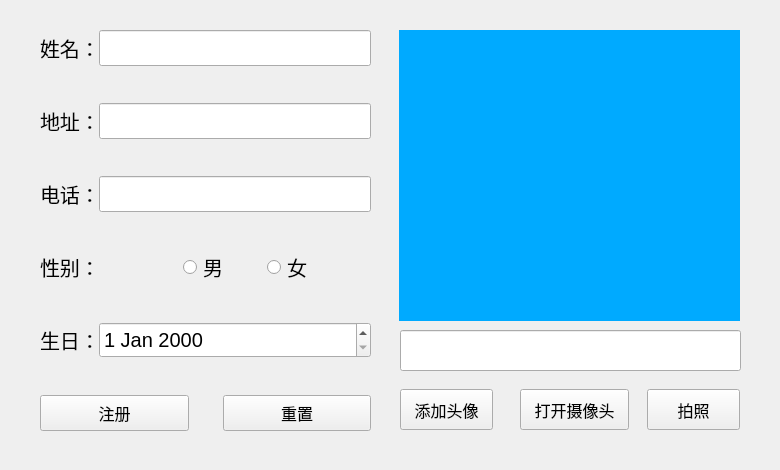
<?xml version="1.0" encoding="UTF-8"?>
<ui version="4.0">
 <class>RegisterWin</class>
 <widget class="QWidget" name="RegisterWin">
  <property name="geometry">
   <rect>
    <x>0</x>
    <y>0</y>
    <width>780</width>
    <height>470</height>
   </rect>
  </property>
  <property name="windowTitle">
   <string>Form</string>
  </property>
  <widget class="QLabel" name="headpicLb">
   <property name="geometry">
    <rect>
     <x>399</x>
     <y>30</y>
     <width>341</width>
     <height>291</height>
    </rect>
   </property>
   <property name="sizePolicy">
    <sizepolicy hsizetype="Preferred" vsizetype="Expanding">
     <horstretch>0</horstretch>
     <verstretch>0</verstretch>
    </sizepolicy>
   </property>
   <property name="styleSheet">
    <string notr="true">background-color: rgb(0, 170, 255);</string>
   </property>
   <property name="text">
    <string/>
   </property>
  </widget>
  <widget class="QPushButton" name="videoswitchBt">
   <property name="geometry">
    <rect>
     <x>520</x>
     <y>389</y>
     <width>109</width>
     <height>41</height>
    </rect>
   </property>
   <property name="sizePolicy">
    <sizepolicy hsizetype="Minimum" vsizetype="Preferred">
     <horstretch>0</horstretch>
     <verstretch>0</verstretch>
    </sizepolicy>
   </property>
   <property name="font">
    <font>
     <pointsize>12</pointsize>
    </font>
   </property>
   <property name="text">
    <string>打开摄像头</string>
   </property>
  </widget>
  <widget class="QPushButton" name="addpicBt">
   <property name="geometry">
    <rect>
     <x>400</x>
     <y>389</y>
     <width>93</width>
     <height>41</height>
    </rect>
   </property>
   <property name="font">
    <font>
     <pointsize>12</pointsize>
    </font>
   </property>
   <property name="text">
    <string>添加头像</string>
   </property>
  </widget>
  <widget class="QPushButton" name="cameraBt">
   <property name="geometry">
    <rect>
     <x>647</x>
     <y>389</y>
     <width>93</width>
     <height>41</height>
    </rect>
   </property>
   <property name="font">
    <font>
     <pointsize>12</pointsize>
    </font>
   </property>
   <property name="text">
    <string>拍照</string>
   </property>
  </widget>
  <widget class="QLineEdit" name="picFileEdit">
   <property name="geometry">
    <rect>
     <x>400</x>
     <y>330</y>
     <width>341</width>
     <height>41</height>
    </rect>
   </property>
   <property name="sizePolicy">
    <sizepolicy hsizetype="Expanding" vsizetype="Fixed">
     <horstretch>0</horstretch>
     <verstretch>0</verstretch>
    </sizepolicy>
   </property>
   <property name="font">
    <font>
     <pointsize>12</pointsize>
    </font>
   </property>
  </widget>
  <widget class="QWidget" name="layoutWidget">
   <property name="geometry">
    <rect>
     <x>40</x>
     <y>30</y>
     <width>331</width>
     <height>401</height>
    </rect>
   </property>
   <property name="sizePolicy">
    <sizepolicy hsizetype="Preferred" vsizetype="Expanding">
     <horstretch>0</horstretch>
     <verstretch>0</verstretch>
    </sizepolicy>
   </property>
   <layout class="QGridLayout" name="gridLayout">
    <property name="horizontalSpacing">
     <number>34</number>
    </property>
    <property name="verticalSpacing">
     <number>37</number>
    </property>
    <item row="0" column="0" colspan="2">
     <layout class="QFormLayout" name="formLayout">
      <item row="0" column="0">
       <widget class="QLabel" name="label">
        <property name="font">
         <font>
          <pointsize>15</pointsize>
         </font>
        </property>
        <property name="text">
         <string>姓名：</string>
        </property>
       </widget>
      </item>
      <item row="0" column="1">
       <widget class="QLineEdit" name="nameEdit">
        <property name="sizePolicy">
         <sizepolicy hsizetype="Expanding" vsizetype="Expanding">
          <horstretch>0</horstretch>
          <verstretch>0</verstretch>
         </sizepolicy>
        </property>
        <property name="font">
         <font>
          <pointsize>15</pointsize>
         </font>
        </property>
       </widget>
      </item>
     </layout>
    </item>
    <item row="1" column="0" colspan="2">
     <layout class="QFormLayout" name="formLayout_2">
      <item row="0" column="0">
       <widget class="QLabel" name="label_5">
        <property name="font">
         <font>
          <pointsize>15</pointsize>
         </font>
        </property>
        <property name="text">
         <string>地址：</string>
        </property>
       </widget>
      </item>
      <item row="0" column="1">
       <widget class="QLineEdit" name="addressEdit">
        <property name="sizePolicy">
         <sizepolicy hsizetype="Expanding" vsizetype="Expanding">
          <horstretch>0</horstretch>
          <verstretch>0</verstretch>
         </sizepolicy>
        </property>
        <property name="font">
         <font>
          <pointsize>15</pointsize>
         </font>
        </property>
       </widget>
      </item>
     </layout>
    </item>
    <item row="2" column="0" colspan="2">
     <layout class="QFormLayout" name="formLayout_3">
      <item row="0" column="0">
       <widget class="QLabel" name="label_6">
        <property name="font">
         <font>
          <pointsize>15</pointsize>
         </font>
        </property>
        <property name="text">
         <string>电话：</string>
        </property>
       </widget>
      </item>
      <item row="0" column="1">
       <widget class="QLineEdit" name="phoneEdit">
        <property name="sizePolicy">
         <sizepolicy hsizetype="Expanding" vsizetype="Expanding">
          <horstretch>0</horstretch>
          <verstretch>0</verstretch>
         </sizepolicy>
        </property>
        <property name="font">
         <font>
          <pointsize>15</pointsize>
         </font>
        </property>
       </widget>
      </item>
     </layout>
    </item>
    <item row="3" column="0" colspan="2">
     <layout class="QHBoxLayout" name="horizontalLayout">
      <property name="spacing">
       <number>9</number>
      </property>
      <item>
       <widget class="QLabel" name="label_9">
        <property name="font">
         <font>
          <pointsize>15</pointsize>
         </font>
        </property>
        <property name="text">
         <string>性别：</string>
        </property>
       </widget>
      </item>
      <item alignment="Qt::AlignHCenter">
       <widget class="QRadioButton" name="mrb">
        <property name="font">
         <font>
          <pointsize>15</pointsize>
         </font>
        </property>
        <property name="text">
         <string>男</string>
        </property>
       </widget>
      </item>
      <item>
       <widget class="QRadioButton" name="wrb">
        <property name="font">
         <font>
          <pointsize>15</pointsize>
         </font>
        </property>
        <property name="text">
         <string>女</string>
        </property>
       </widget>
      </item>
     </layout>
    </item>
    <item row="4" column="0" colspan="2">
     <layout class="QFormLayout" name="formLayout_4">
      <item row="0" column="0">
       <widget class="QLabel" name="label_8">
        <property name="font">
         <font>
          <pointsize>15</pointsize>
         </font>
        </property>
        <property name="text">
         <string>生日：</string>
        </property>
       </widget>
      </item>
      <item row="0" column="1">
       <widget class="QDateEdit" name="birthdayEdit">
        <property name="sizePolicy">
         <sizepolicy hsizetype="Expanding" vsizetype="Expanding">
          <horstretch>0</horstretch>
          <verstretch>0</verstretch>
         </sizepolicy>
        </property>
        <property name="font">
         <font>
          <pointsize>15</pointsize>
         </font>
        </property>
       </widget>
      </item>
     </layout>
    </item>
    <item row="5" column="0">
     <widget class="QPushButton" name="registerBt">
      <property name="sizePolicy">
       <sizepolicy hsizetype="Minimum" vsizetype="Expanding">
        <horstretch>0</horstretch>
        <verstretch>0</verstretch>
       </sizepolicy>
      </property>
      <property name="font">
       <font>
        <pointsize>12</pointsize>
       </font>
      </property>
      <property name="text">
       <string>注册</string>
      </property>
     </widget>
    </item>
    <item row="5" column="1">
     <widget class="QPushButton" name="resetBt">
      <property name="sizePolicy">
       <sizepolicy hsizetype="Minimum" vsizetype="Expanding">
        <horstretch>0</horstretch>
        <verstretch>0</verstretch>
       </sizepolicy>
      </property>
      <property name="font">
       <font>
        <pointsize>12</pointsize>
       </font>
      </property>
      <property name="text">
       <string>重置</string>
      </property>
     </widget>
    </item>
   </layout>
  </widget>
 </widget>
 <resources/>
 <connections/>
</ui>
